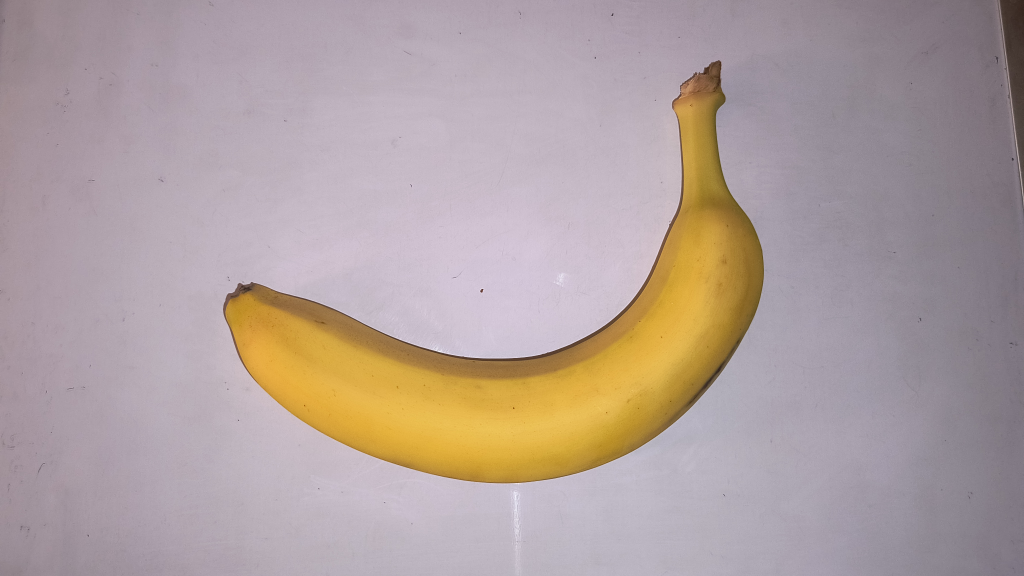
#> input picture data/banana/banana1.jpg, 4096 x 2304 px, found by its file name (shown at 1/4 size); its folder holds only this picture in this run
$ jupyter execute --allow-errors analisis_features.ipynb
#> lines starting #> are read from the running program, lines starting #| are printed output that depends on the picture; after the words box and inside, x2 and y2 are one past the last pixel; in counts of white or black regions, pixels touching at a corner belong together
### image2.py
import cv2
import numpy as np
import matplotlib.pyplot as plt
from skimage import feature

class Image:
    def __init__(self, image_path):
        self.image_path = image_path
        self.image = cv2.imread(image_path)
        self.blur = None
        self.sharpened = None
        self.edges = None
        self.contorned = None
        self.filled_img = None
        pass

    def get_features(self):

        # Llevamos la imagen de 3 canales a 1 canal
        gray = cv2.cvtColor(self.image, cv2.COLOR_BGR2GRAY)

        # Hacemos una mascara para eliminar el fondo
        _, mask = cv2.threshold(gray, 240, 255, cv2.THRESH_BINARY)

        # Invertir la máscara para que el fondo sea negro y las frutas sean blancas
        mask = cv2.bitwise_not(mask)

        # Aplicar la máscara a la imagen original para eliminar el fondo
        result = cv2.bitwise_and(self.image, self.image, mask=mask)

        # Redimensiono la imagen
        img = cv2.resize(result, (200, 200))

        # Imagen en rgb
        rgb = cv2.cvtColor(result, cv2.COLOR_BGR2RGB)

        # Hacemos un desenfoque
        blurred = cv2.bilateralFilter(img, 7, 25, 25)
        self.blur = blurred

        # Afila la imagen
        kernel = np.array([[-1, -1, -1], [-1, 9, -1], [-1, -1, -1]])
        sharpened = cv2.filter2D(blurred, -1, kernel)
        self.sharpened = sharpened

        # Calculo de limites para Canny
        median = np.median(sharpened)
        sigma = 0.33
        lower = int(max(0, (1.0 - sigma) * median))
        upper = int(min(255, (1.0 + sigma) * median))

        # Deteccion de bordes
        pre_edges = cv2.Canny(img, lower, upper)

        kernel = np.ones((5, 5), np.uint8)
        edges = cv2.morphologyEx(pre_edges, cv2.MORPH_CLOSE, kernel)
        self.edges = edges

        # Buscamos contornos
        contours, _ = cv2.findContours(edges, cv2.RETR_EXTERNAL, cv2.CHAIN_APPROX_SIMPLE)
        contorned = np.ones((200, 200), np.uint8)
        cv2.drawContours(contorned, contours, -1, (255, 0, 0), 3)

        # # Afila la imagen
        # kernel = np.array([[-1, -1, -1], [-1, 9, -1], [-1, -1, -1]])
        # sharpened = cv2.filter2D(contorned, -1, kernel)

        # Calculamos el area y circularidad
        cont = contours[0]
        max_area = 0
        for cont in contours:
            area = cv2.contourArea(cont)
            if area > max_area:
                max_area = area
            biggest_cont = cont

        # Calcular el tamaño de la ventana para el filtro gaussiano
        window_size = 3
        gaussian_window = cv2.getGaussianKernel(ksize=window_size, sigma=-1)

        # Suavizar el contorno con un filtro gaussiano
        smooth = cv2.sepFilter2D(src=np.float32(biggest_cont), ddepth=-1, kernelX=gaussian_window, kernelY=gaussian_window)
        smooth = np.int32(smooth)

        # Crear una imagen en blanco del mismo tamaño que la imagen original
        smooth_img = np.ones((200, 200), np.uint8)

        # Dibujar el contorno suavizado en la imagen en blanco
        cv2.drawContours(smooth_img, [smooth], -1, (255,0,0), 3)
        self.contorned = smooth_img

        # Calcular el perímetro del contorno
        if biggest_cont is not None:
            per = cv2.arcLength(smooth, True)
            if per == 0:
                circ = 0
            else:
                circ = 4*np.pi*(max_area/(per*per))

        # Calcular la compacidad del contorno
        if max_area!=0:
            compactness = per*per/max_area
        else:
            compactness=0

        # Normalizamos el area, circularidad y compacidad
        d0 = 1e-10

        circ_normalized = np.log10(np.abs(circ)+d0)
        compactness_normalized = np.log10(np.abs(compactness)+d0)


        # Rellenamos los contornos

        # Aplicar un umbral binario a la imagen en blanco
        _, thresh_img = cv2.threshold(smooth_img, 128, 255, cv2.THRESH_BINARY)
        copy_img = thresh_img.copy()
        h, w = copy_img.shape[:2]

        # Crear una máscara de ceros del mismo tamaño que la imagen
        mask = np.zeros((h+2, w+2), np.uint8)

        # Rellenar la imagen en blanco con el color blanco
        cv2.floodFill(copy_img, mask, (0,0), 255)

        # Invertir los colores de la imagen en blanco
        inv_img = cv2.bitwise_not(copy_img)
        filled_img = thresh_img | inv_img
        self.filled_img = filled_img

        # Calculamos los momentos de la hu

        # Aplicar un umbral binario a la imagen rellenada
        _, bin_img = cv2.threshold(filled_img, 1, 255, cv2.THRESH_BINARY)

        # Calcular los momentos de la imagen
        moments = cv2.moments(bin_img)

        # Calcular los momentos de Hu de la imagen
        hu_moments = cv2.HuMoments(moments).flatten()

        # Eliminar el 2do, 3ro, 4to, 5to y 7mo momento de Hu
        hu_moments = np.delete(hu_moments, [1,2,3,4,6], axis=0)

        # Normalizar los momentos de Hu
        hu_moments_normalized = np.log10(np.abs(hu_moments)+d0)

        # Calculamos el histograma de colores
        hist_size = 256
        hist_range = (0, 256)
        accumulate = False

        # Convertir la imagen de RGB a HSV
        hsv = cv2.cvtColor(rgb, cv2.COLOR_RGB2HSV)

        # Histograma del canal hue
        hist_hue = cv2.calcHist([hsv], [0], None, [hist_size], hist_range, accumulate=accumulate)
        hist_hue = cv2.normalize(hist_hue, hist_hue).flatten()

        # Histograma del canal saturacion
        hist_saturation = cv2.calcHist([hsv], [1], None, [hist_size], hist_range, accumulate=accumulate)
        hist_saturation = cv2.normalize(hist_saturation, hist_saturation).flatten()

        # [18 lines of commented-out code are left out]
        color_histograms_hsv = np.concatenate([hist_hue, hist_saturation])

        # [8 lines of commented-out code are left out]
        features = np.concatenate([hu_moments_normalized, color_histograms_hsv, [circ_normalized, compactness_normalized]])
        features = cv2.normalize(features, features).flatten()
        # print(features.shape)

        return features

    # [30 lines left out: function plot_image, not called in this run]


# test = Image('/home/bruno/fing/IA_I/data/banana/banana2.jpg')
# test.get_features()
# test.plot_image()

test2 = Image('/home/bruno/fing/IA_I/data/banana_sin_fondo/banana2.png')
test2.get_features()
test2.plot_image()

test3 = Image('/home/bruno/fing/IA_I/data/naranja/naranja1.jpg')
test3.get_features()
test3.plot_image()

test4 = Image('/home/bruno/fing/IA_I/data/naranja_sin_fondo/naranja1.jpg')
test4.get_features()
test4.plot_image()

test5 = Image('/home/bruno/fing/IA_I/data/manzana/manzana1.jpg')
test5.get_features()
test5.plot_image()

test6 = Image('/home/bruno/fing/IA_I/data/manzana_sin_fondo/manzana2.png')
test6.get_features()
test6.plot_image()

test7 = Image('/home/bruno/fing/IA_I/data/zapallo/zapallo1.jpg')
test7.get_features()
test7.plot_image()

test8 = Image('/home/bruno/fing/IA_I/data/zapallo_sin_fondo/zapallo2.png')
test8.get_features()
test8.plot_image()

### analisis_features.ipynb
# Análisis de Features de Clasificación de Frutas

Este notebook extrae y visualiza los features de cada imagen en la carpeta `data/` usando la clase `Image` del proyecto.

**Features extraídos por imagen:**
- 2 Hu Moments
- 256 valores de Histograma Hue
- 256 valores de Histograma Saturación
- 1 Circularidad
- 1 Compacidad
- **Total: 516 valores por imagen**

[cell 1]
import cv2
import numpy as np
import pandas as pd
import matplotlib.pyplot as plt
import seaborn as sns
import os
from pathlib import Path

# Importar la clase Image
import sys
sys.path.append('/home/bruno/fing/IA_I')
#> (the rest of this cell did not finish here and is left out)

## 1. Cargar y Explorar Imágenes desde Carpetas

[cell 2]
# Explorar estructura de carpetas
base_folder = '/home/bruno/fing/IA_I/data'

# Listar carpetas de frutas
fruit_folders = {}
for folder in os.listdir(base_folder):
    folder_path = os.path.join(base_folder, folder)
    if os.path.isdir(folder_path):
        images = [f for f in os.listdir(folder_path) if f.lower().endswith(('.jpg', '.png'))]
        fruit_folders[folder] = images
        print(f"📁 {folder}: {len(images)} imágenes")
#> pass 2 of the loop `for folder in os.listdir(base_folder):`:

print(f"\n✅ Total de carpetas: {len(fruit_folders)}")
print(f"Total de imágenes: {sum(len(imgs) for imgs in fruit_folders.values())}")

## 2. Extraer Features de Todas las Imágenes

[cell 3]
# Extraer features de todas las imágenes
all_features = []
all_labels = []
all_images = []

for fruit_type, images in fruit_folders.items():
    print(f"\n🍎 Procesando {fruit_type}...")
    for img_name in images:
        img_path = os.path.join(base_folder, fruit_type, img_name)
        try:
            # Crear instancia de Image y extraer features
            img_obj = Image(img_path)
            features = img_obj.get_features()

            all_features.append(features)
            all_labels.append(fruit_type)
            all_images.append((img_path, fruit_type, img_name))

            print(f"  ✓ {img_name}: {len(features)} features extraídos")
        except Exception as e:
            print(f"  ✗ Error en {img_name}: {e}")

print(f"\n✅ Total de imágenes procesadas: {len(all_features)}")
print(f"✅ Features por imagen: {len(all_features[0]) if all_features else 'N/A'}")

## 3. Desglosar Features por Componente

[cell 4]
# Convertir a array de numpy
features_array = np.array(all_features)

# Desglosar los componentes del vector de features
# Estructura: 2 Hu Moments + 256 Hue + 256 Saturación + 1 Circularidad + 1 Compacidad = 516
#> (the rest of this cell did not finish here and is left out)

## 4. Estadísticas por Fruta/Verdura

[cell 5]
# Estadísticas por fruta
print("📊 ESTADÍSTICAS POR FRUTA/VERDURA\n")

#> (the rest of this cell did not finish here and is left out)

## 5. Gráficos Comparativos: Circularidad y Compacidad

[cell 6]
fig, axes = plt.subplots(2, 2, figsize=(14, 10))

# 1. Box plot - Circularidad
ax1 = axes[0, 0]
#> (the rest of this cell did not finish here and is left out)

## 6. Gráficos de Histogramas Hue y Saturación

[cell 7]
# Promediar histogramas por fruta
fig, axes = plt.subplots(2, 2, figsize=(16, 10))

#> (the rest of this cell did not finish here and is left out)

## 7. Comparación de Hu Moments

[cell 8]
fig, axes = plt.subplots(1, 2, figsize=(14, 5))

# Hu moment 1 por fruta
ax1 = axes[0]
#> (the rest of this cell did not finish here and is left out)

## 8. Visualizar Imágenes con sus Features

[cell 9]
# Mostrar una imagen de cada fruta con sus features
fig = plt.figure(figsize=(16, 12))

#> (the rest of this cell did not finish here and is left out)

## 9. Heatmap de Correlaciones entre Features

[cell 10]
fig, ax = plt.subplots(figsize=(8, 6))

# Calcular correlación entre features principales
correlation_cols = ['Hu_1', 'Hu_3', 'Circularidad', 'Compacidad', 'Hue_promedio', 'Saturacion_promedio']
#> (the rest of this cell did not finish here and is left out)

## 10. Resumen de Discriminación entre Clases

En esta sección se analiza cuáles features son más útiles para distinguir entre frutas/verduras.

[cell 11]
from sklearn.metrics import silhouette_score
from sklearn.preprocessing import StandardScaler

# Preparar datos normalizados
#> (the rest of this cell did not finish here and is left out)

## 11. Visualización 3D: Circularidad vs Compacidad vs Hue

[cell 12]
from mpl_toolkits.mplot3d import Axes3D

fig = plt.figure(figsize=(14, 6))

# 3D scatter plot 1
ax1 = fig.add_subplot(121, projection='3d')
colors_dict = {'banana': 'yellow', 'manzana': 'red', 'naranja': 'orange', 'zapallo': 'orange'}

#> (the rest of this cell did not finish here and is left out)

## 12. Conclusiones

**Resumen de observaciones:**

1. **Circularidad y Compacidad**: Son features opuestos y complementarios. Frutas redondas (naranja) tienen alta circularidad y baja compacidad, mientras que frutas alargadas (banana) tienen lo opuesto.

2. **Hu Moments**: Capturan características de forma que son invariantes a rotación y escala, útiles para diferenciar formas.

3. **Histogramas de Color (Hue y Saturación)**: Proporcionan información sobre el color y el nivel de saturación, permitiendo distinguir frutas por su coloración.

4. **Separabilidad**: El Silhouette Score indica qué tan bien pueden separarse las frutas usando estos features. Valores cercanos a 1 indican excelente separación.

5. **Vector Final**: Con 516 features (2 Hu + 256 Hue + 256 Saturación + Circularidad + Compacidad), el modelo K-Means tiene suficiente información para clasificar frutas con precisión.

## 13. Investigar el Pico en Hue=150 (Azul)

#> (a cell that did not finish here is left out)

## 14. Comparar: Histograma CON y SIN Máscara

[cell 14]
# Comparar histogramas CON y SIN máscara para todas las frutas
fig, axes = plt.subplots(2, len(fruit_folders), figsize=(18, 10))

fruits_sorted = sorted(fruit_folders.keys())

for idx, fruit in enumerate(fruits_sorted):
    # Obtener primera imagen de cada fruta
    fruit_img_path = os.path.join(base_folder, fruit, fruit_folders[fruit][0])

    # Procesar imagen
    original = cv2.imread(fruit_img_path)
#> original is the input picture: shape (2304, 4096, 3); mean B, G, R 158.6, 160.5, 175.8
    gray = cv2.cvtColor(original, cv2.COLOR_BGR2GRAY)
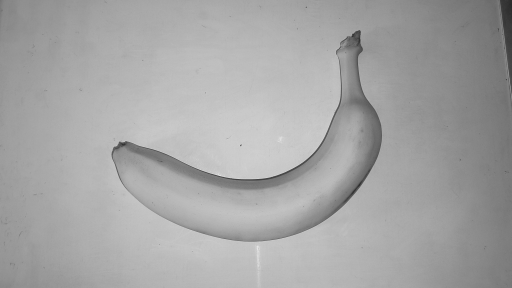
#> gray: shape (2304, 4096) (shown at 1/8 size); min 18, max 254, mean 164.9
    _, mask = cv2.threshold(gray, 240, 255, cv2.THRESH_BINARY)
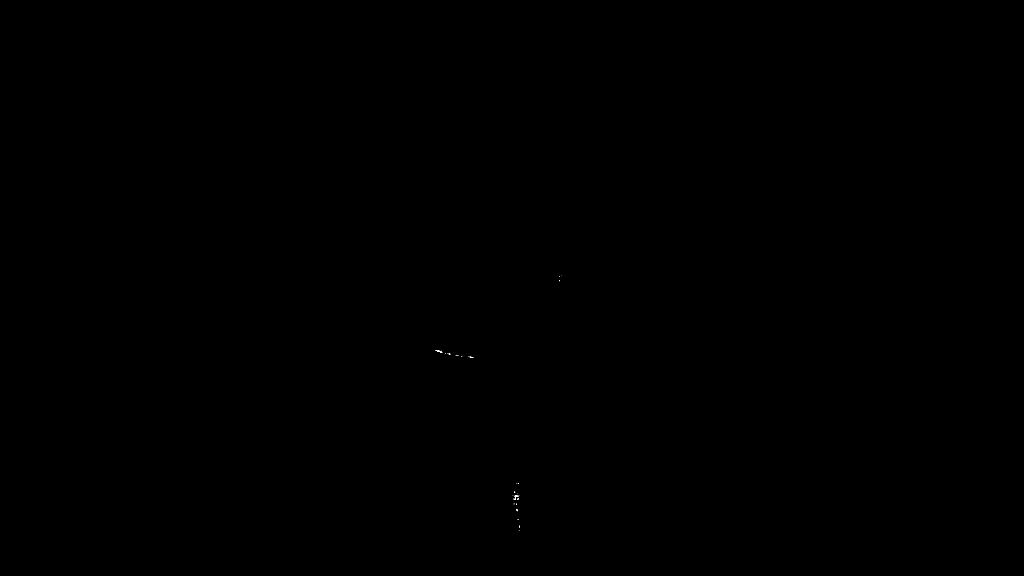
#> mask: shape (2304, 4096) (shown at 1/4 size); 0% white in thin lines or dots, all inside (x1, y1, x2, y2) = (1741, 1101, 2247, 2123)
    mask_inv = cv2.bitwise_not(mask)
    result = cv2.bitwise_and(original, original, mask=mask_inv)
    hsv = cv2.cvtColor(result, cv2.COLOR_BGR2HSV)
#> hsv: shape (2304, 4096, 3); mean H, S, V 131, 38.8, 177.2

    # Histograma SIN máscara (método actual - incluye píxeles negros)
    hist_sin_mascara = cv2.calcHist([hsv], [0], None, [256], (0, 256))
#> hist_sin_mascara = 256 values, max 1458180 at index 150, min 0 at index 26, mean 36864
    hist_sin_mascara = cv2.normalize(hist_sin_mascara, hist_sin_mascara).flatten()
#> hist_sin_mascara = 256 values, max 0.597 at index 150, min 0 at index 26, mean 0.0151

    # Histograma CON máscara (método correcto - solo píxeles de fruta)
    hist_con_mascara = cv2.calcHist([hsv], [0], mask_inv, [256], (0, 256))
#> hist_con_mascara = 256 values, max 1458180 at index 150, min 0 at index 26, mean 36862.8
    hist_con_mascara = cv2.normalize(hist_con_mascara, hist_con_mascara).flatten()
#> hist_con_mascara has the same summary as hist_sin_mascara

    # Graficar
    ax1 = axes[0, idx]
    ax1.bar(range(256), hist_sin_mascara, color='red', alpha=0.6, label='SIN máscara')
    ax1.bar(range(256), hist_con_mascara, color='green', alpha=0.6, label='CON máscara')
    ax1.set_title(f'{fruit}\n(SIN vs CON máscara)', fontweight='bold')
    ax1.set_xlabel('Hue Value')
    ax1.set_ylabel('Frecuencia Normalizada')
    ax1.legend()
    ax1.grid(True, alpha=0.3)

    # Gráfico de diferencia
    ax2 = axes[1, idx]
    diferencia = hist_sin_mascara - hist_con_mascara
#> diferencia = 256 values, max 0.000124 at index 0, min -1.19e-07 at index 150, mean 4.83e-07
    colors_diff = ['red' if d > 0 else 'green' for d in diferencia]
#> colors_diff = 256 items, first 6: 'red', 'green', 'green', 'green', 'green', 'green'
    ax2.bar(range(256), diferencia, color=colors_diff, alpha=0.7)
    ax2.set_title(f'{fruit}\n(Diferencia: SIN - CON)', fontweight='bold')
    ax2.set_xlabel('Hue Value')
    ax2.set_ylabel('Diferencia en Frecuencia')
    ax2.grid(True, alpha=0.3)
    ax2.axhline(y=0, color='black', linestyle='-', linewidth=0.5)
#> pass 2 of the loop `for idx, fruit in enumerate(fruits_sorted):`:
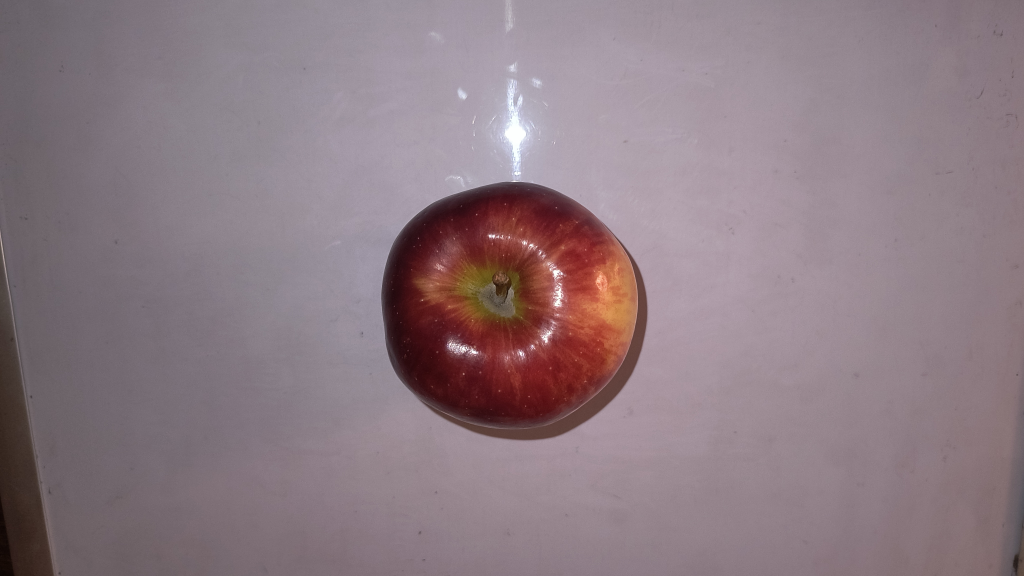
#> input picture data/manzana/manzana1.jpg, 4096 x 2304 px, found by its file name (shown at 1/4 size)
#> original is the input picture: shape (2304, 4096, 3); mean B, G, R 130.7, 123.3, 140.8
#> `_, mask = cv2.threshold(gray, 240, 255, cv2.THRESH_BINARY)`:
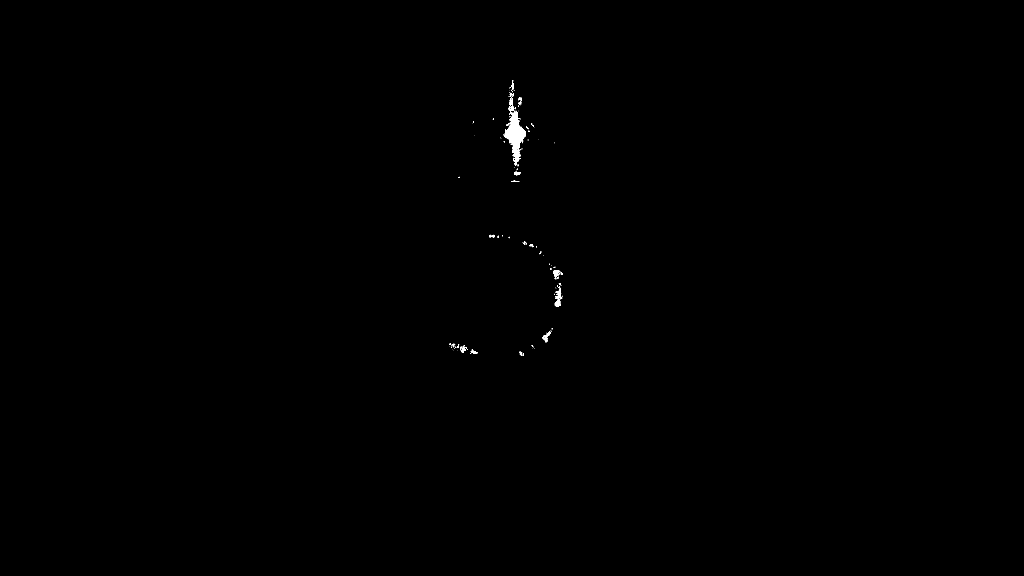
#> mask: shape (2304, 4096) (shown at 1/4 size); 0.13% white; 149 white regions (109 under 20 px), largest, box (x1, y1, x2, y2) and area: (2019, 444, 2104, 662) 7451, (2035, 393, 2059, 454) 535, (2220, 1146, 2249, 1197) 526
#> `mask_inv = cv2.bitwise_not(mask)`:
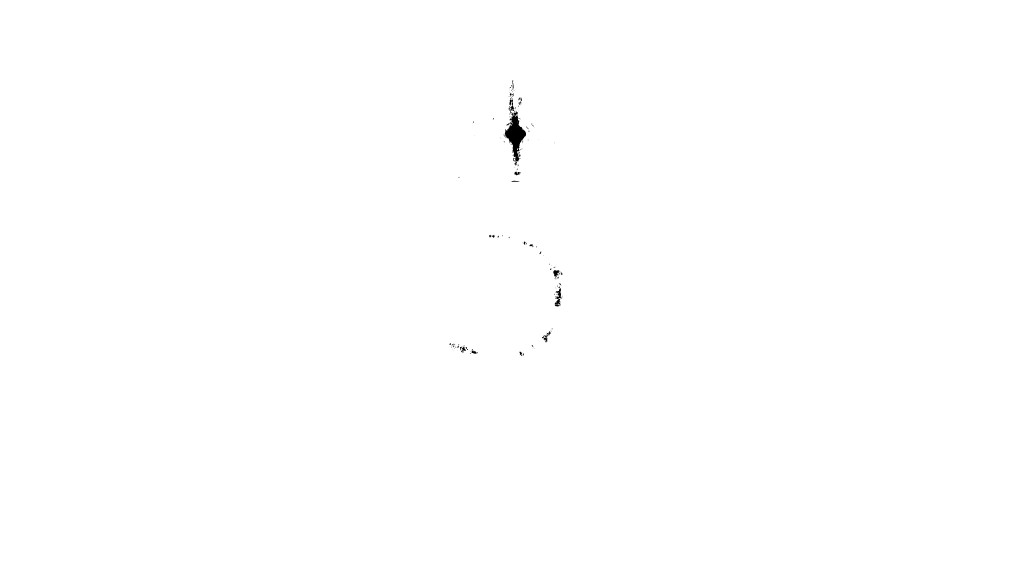
#> mask_inv: shape (2304, 4096) (shown at 1/4 size); 99.9% white; 149 black regions (109 under 20 px), largest, box (x1, y1, x2, y2) and area: (2019, 444, 2104, 662) 7451, (2035, 393, 2059, 454) 535, (2220, 1146, 2249, 1197) 526
#> `hist_sin_mascara = cv2.calcHist([hsv], [0], None, [256], (0, 256))`: hist_sin_mascara = 256 values, max 1826517 at index 166, min 0 at index 26, mean 36864
#> `hist_sin_mascara = cv2.normalize(hist_sin_mascara, hist_sin_mascara).f..`: hist_sin_mascara = 256 values, max 0.752 at index 166, min 0 at index 26, mean 0.0152
#> `hist_con_mascara = cv2.calcHist([hsv], [0], mask_inv, [256], (0, 256))`: hist_con_mascara = 256 values, max 1826517 at index 166, min 0 at index 26, mean 36815.6
#> `hist_con_mascara = cv2.normalize(hist_con_mascara, hist_con_mascara).f..`: hist_con_mascara has the same summary as hist_sin_mascara
#> diferencia = 256 values, max 0.00509 at index 0, min -0.000133 at index 166, mean 1.72e-05

plt.tight_layout()
plt.show()
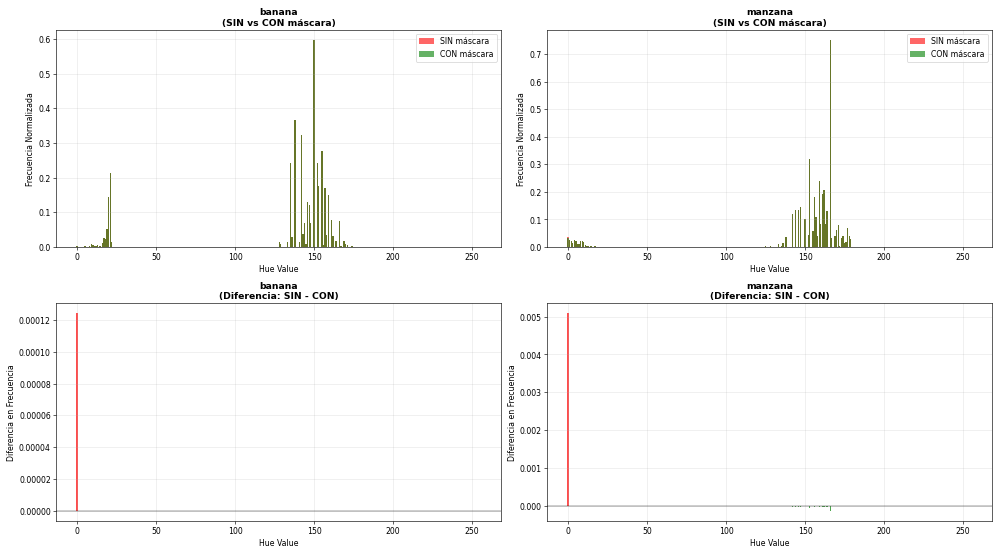
#> figure drawn by matplotlib, 4 panels; panel 1: tallest bar 0.597 high, from x = 149.6 to 150.4; panel 1: tallest bar 0.597 high, from x = 149.6 to 150.4; panel 2: tallest bar 0.752 high, from x = 165.6 to 166.4; panel 2: tallest bar 0.752 high, from x = 165.6 to 166.4

print("🔍 ANÁLISIS:")
print("- Rojo: Área donde el histograma SIN máscara tiene más frecuencia (píxeles negros del fondo)")
print("- Verde: Área donde el histograma CON máscara tiene más frecuencia (solo la fruta)")
print("\n⚠️ CONCLUSIÓN: El pico en 150 (azul) viene del fondo NEGRO que no fue eliminado correctamente")
